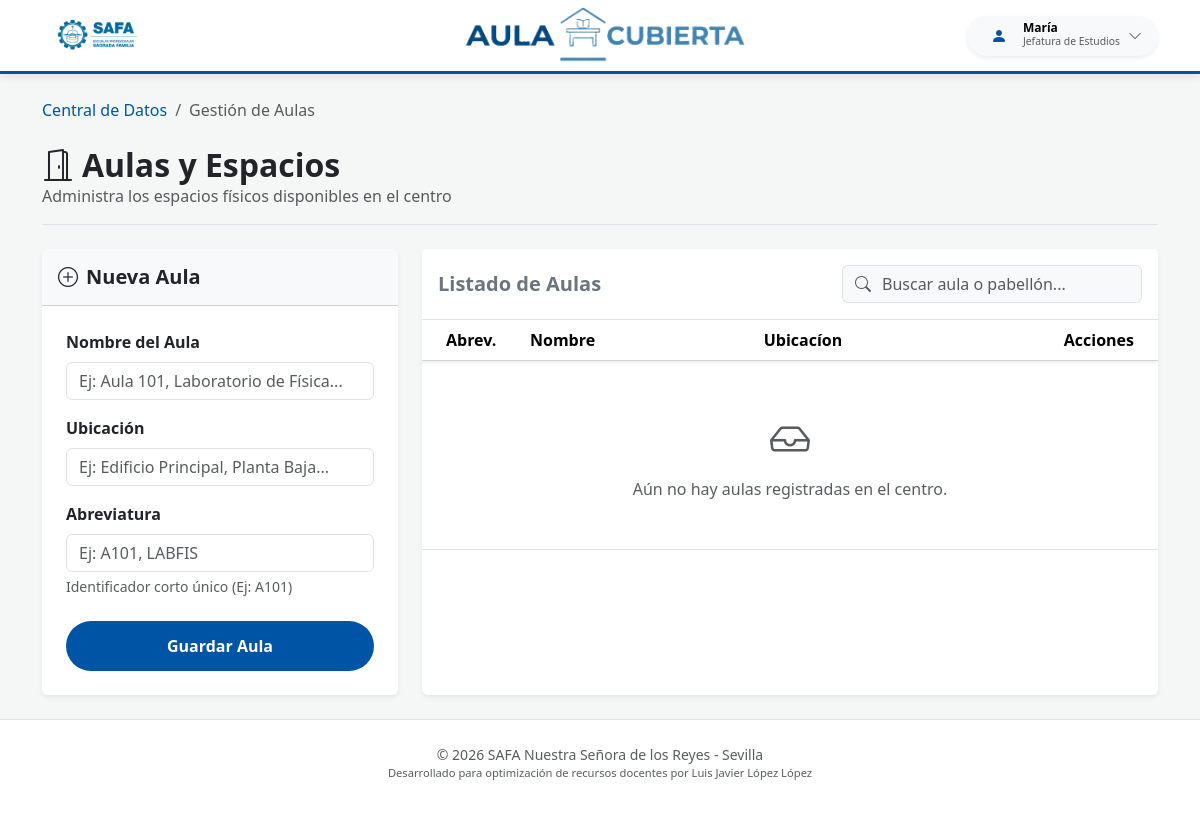
/datos/aulas/ (signed in), run on an earlier commit of the app's database.
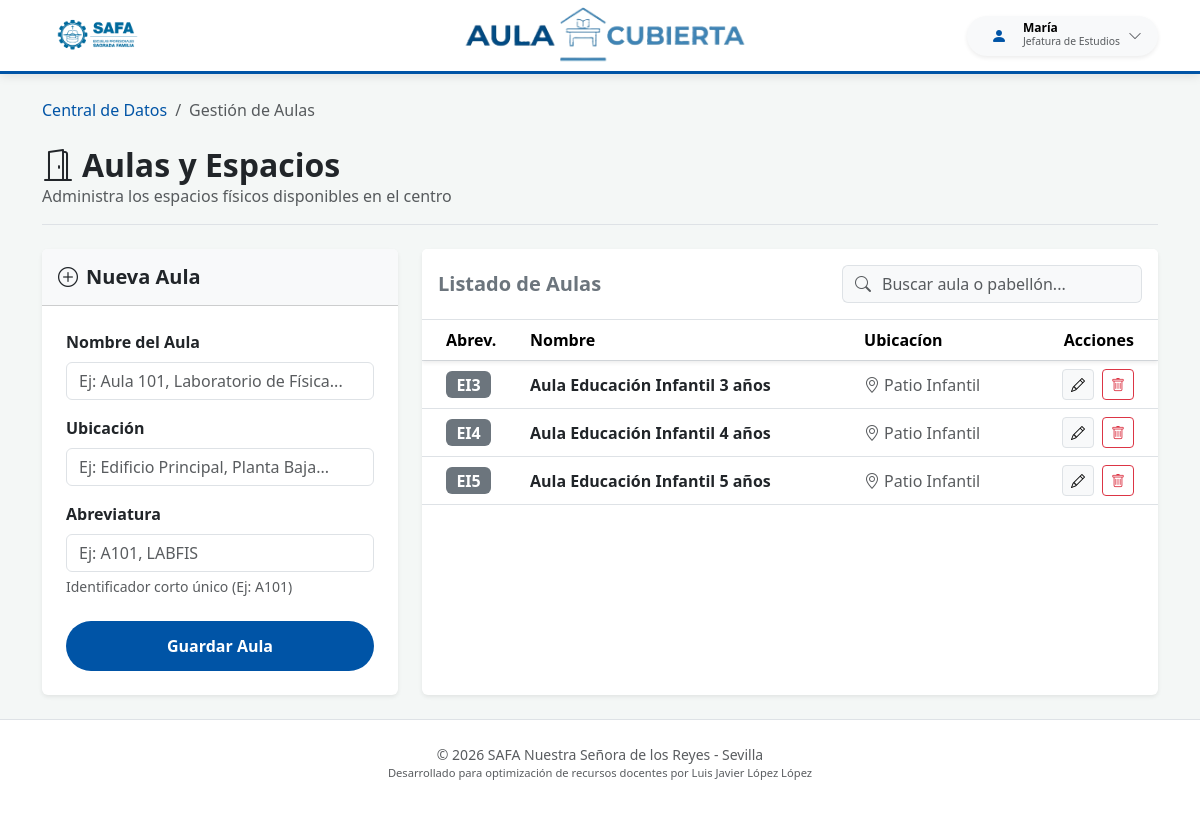
And on a later commit of the database.
### safa_guardias/models.py (models this page shows, shortened)
class CentroSaaSModel(models.Model):
    centro = models.ForeignKey(
        'CentroEscolar',
        on_delete=models.CASCADE,
        null=True, # Lo dejamos nullable por ahora para que no te dé error al hacer makemigrations con datos existentes
        blank=True
    )
    class Meta:
        abstract = True

class Aula(CentroSaaSModel):
    nombre = models.CharField(max_length=100)
    pabellon = models.CharField(max_length=250)
    abrev = models.CharField(max_length=10, default='')
    class Meta:
        unique_together = ['centro', 'abrev'] # Bien! Un centro no puede tener dos aulas con la misma abrev

### safa_guardias/views.py (the view)
# urls.py: path('datos/aulas/', views.gestionar_aulas, name='gestionar_aulas'),
@login_required
def gestionar_aulas(request):
    centro = obtener_centro_usuario(request)
    if not centro:
        messages.error(request, "Selecciona un centro antes de gestionar las aulas.")
        return redirect('centro_datos')
    aula_edit_id = request.GET.get('edit')
    aula_instancia = None
    if aula_edit_id:
        aula_instancia = get_object_or_404(Aula, id=aula_edit_id, centro=centro)
    if request.method == 'POST':
        action = request.POST.get('action')
        if action == 'delete':
            aula_id = request.POST.get('aula_id')
            aula_a_borrar = get_object_or_404(Aula, id=aula_id, centro=centro)
            try:
                aula_a_borrar.delete()
                messages.success(request, "Aula eliminada correctamente.")
            except Exception:
                messages.error(request, "No se puede eliminar el aula porque tiene horarios o guardias asociadas.")
            return redirect('gestionar_aulas')
        elif action == 'save':
            form = AulaForm(request.POST, instance=aula_instancia)
            if form.is_valid():
                nueva_aula = form.save(commit=False)
                nueva_aula.centro = centro
                try:
                    nueva_aula.save()
                    mensaje = "Aula actualizada con éxito." if aula_instancia else "Aula creada con éxito."
                    messages.success(request, mensaje)
                    return redirect('gestionar_aulas')
                except IntegrityError:
                    messages.error(request, f"Ya existe una aula con la abreviatura '{nueva_aula.abrev}' en el centro.")
            else:
                messages.error(request, "Revisa los errores en el formulario.")
    else:
        form = AulaForm(instance=aula_instancia)
    aulas = Aula.objects.filter(centro=centro).order_by('pabellon', 'nombre')
    contexto = {
        'aulas': aulas,
        'form': form,
        'is_edit': bool(aula_instancia),
        'centro': centro
    }
    return render(request, 'gestionar_aulas.html', contexto)

### safa_guardias/forms.py
class AulaForm(forms.ModelForm):
    class Meta:
        model = Aula
        fields = ['nombre', 'pabellon', 'abrev']
        widgets = {
            'nombre': forms.TextInput(attrs={
                'class': 'form-control',
                'placeholder': 'Ej: Aula 101, Laboratorio de Física...'
            }),
            'pabellon': forms.TextInput(attrs={
                'class': 'form-control',
                'placeholder': 'Ej: Edificio Principal, Planta Baja...'
            }),
            'abrev': forms.TextInput(attrs={
                'class': 'form-control',
                'placeholder': 'Ej: A101, LABFIS'
            }),
        }

### safa_guardias/context_processors.py (called while the page is built)
def selector_centros_global(request):
    es_admin = request.user.is_authenticated and (
            request.user.is_superuser or
            (hasattr(request.user, 'perfil_profesor') and request.user.perfil_profesor.rol == 'ADMIN')
    )
    if es_admin:
        return {
            'lista_centros_admin': CentroEscolar.objects.all().order_by('nombre'),
            'centro_activo_admin': obtener_centro_usuario(request)
        }
    return {}

### templates/gestionar_aulas.html (shortened to what the changed rows need)
{% extends 'base.html' %}
{% block body %}
<div class="container py-4">
    <div class="d-flex justify-content-between align-items-center mb-4 border-bottom pb-3">
        <div>
            <h2 class="fw-bold mb-0 text-dark"><i class="bi bi-door-open me-2"></i>Aulas y Espacios</h2>
        </div>
    </div>
    <div class="row g-4">
        <div class="col-lg-8">
            <div class="card border-0 shadow-sm h-100">
                <div class="card-body p-0">
                    <div class="table-responsive" style="max-height: 600px; overflow-y: auto;">
                        <table class="table table-hover align-middle mb-0" id="tablaRegistros">
                            <thead class="bg-light sticky-top shadow-sm">
                                <tr>
                                    <th class="ps-4" style="width: 100px;">Abrev.</th>
                                    <th>Nombre</th>
                                    <th>Ubicacíon</th>
                                    <th class="text-end pe-4" style="width: 130px;">Acciones</th>
                                </tr>
                            </thead>
                            <tbody>
                                {% for aula in aulas %}
                                <tr class="fila-registro">
                                    <td class="ps-4"><span class="badge bg-secondary fs-6">{{ aula.abrev }}</span></td>
                                    <td class="fw-semibold text-dark">{{ aula.nombre }}</td>
                                    <td class="text-muted"><i class="bi bi-geo-alt me-1"></i>{{ aula.pabellon }}</td>
                                    <td class="text-end pe-4">
                                        <div class="d-flex justify-content-end gap-2">
                                            <a href="?edit={{ aula.id }}" class="btn btn-sm btn-light border" title="Editar">
                                                <i class="bi bi-pencil"></i>
                                            </a>
                                            <button type="button" class="btn btn-sm btn-outline-danger"
                                                    data-bs-toggle="modal"
                                                    data-bs-target="#modalEliminar"
                                                    data-id="{{ aula.id }}"
                                                    data-nombre="{{ aula.nombre }} ({{ aula.pabellon }})"
                                                    title="Eliminar">
                                                <i class="bi bi-trash"></i>
                                            </button>
                                        </div>
                                    </td>
                                </tr>
                                {% empty %}
                                <tr class="sin-registros">
                                    <td colspan="4" class="text-center py-5 text-muted">
                                        <i class="bi bi-inbox fs-1 d-block mb-2"></i>
                                        Aún no hay aulas registradas en el centro.
                                    </td>
                                </tr>
                                {% endfor %}
                            </tbody>
                        </table>
                    </div>
                </div>
            </div>
        </div>
    </div>
</div>
{% endblock %}

What changed in the data, as far as the page shows it:
added Aula: abrev "EI3", nombre "Aula Educación Infantil 3 años", pabellon "Patio Infantil"
added Aula: abrev "EI4", nombre "Aula Educación Infantil 4 años", pabellon "Patio Infantil"
added Aula: abrev "EI5", nombre "Aula Educación Infantil 5 años", pabellon "Patio Infantil"
Also different on the page:
text no longer shown: "Aún no hay aulas registradas en el centro."
